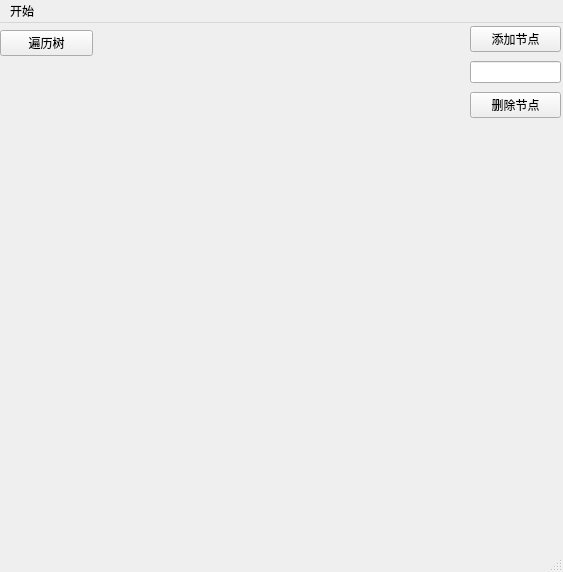
<?xml version="1.0" encoding="UTF-8"?>
<ui version="4.0">
 <class>MainWindow</class>
 <widget class="QMainWindow" name="MainWindow">
  <property name="geometry">
   <rect>
    <x>0</x>
    <y>0</y>
    <width>563</width>
    <height>572</height>
   </rect>
  </property>
  <property name="windowTitle">
   <string>MainWindow</string>
  </property>
  <widget class="QWidget" name="centralwidget">
   <widget class="QWidget" name="widget" native="true">
    <property name="geometry">
     <rect>
      <x>470</x>
      <y>0</y>
      <width>91</width>
      <height>101</height>
     </rect>
    </property>
    <layout class="QVBoxLayout" name="verticalLayout">
     <item>
      <widget class="QPushButton" name="addNode">
       <property name="text">
        <string>添加节点</string>
       </property>
      </widget>
     </item>
     <item>
      <widget class="QLineEdit" name="NodeInput"/>
     </item>
     <item>
      <widget class="QPushButton" name="deleteNode">
       <property name="text">
        <string>删除节点</string>
       </property>
      </widget>
     </item>
    </layout>
   </widget>
   <widget class="QWidget" name="widget_2" native="true">
    <property name="geometry">
     <rect>
      <x>0</x>
      <y>0</y>
      <width>93</width>
      <height>41</height>
     </rect>
    </property>
    <layout class="QHBoxLayout" name="horizontalLayout">
     <item>
      <widget class="QPushButton" name="preOrderTraversal">
       <property name="text">
        <string>遍历树</string>
       </property>
      </widget>
     </item>
    </layout>
   </widget>
  </widget>
  <widget class="QMenuBar" name="menubar">
   <property name="geometry">
    <rect>
     <x>0</x>
     <y>0</y>
     <width>563</width>
     <height>22</height>
    </rect>
   </property>
   <widget class="QMenu" name="menu">
    <property name="title">
     <string>开始</string>
    </property>
    <addaction name="actioncreatRandomTree"/>
   </widget>
   <addaction name="menu"/>
  </widget>
  <widget class="QStatusBar" name="statusbar"/>
  <action name="actioncreatRandomTree">
   <property name="text">
    <string>creatRandomTree</string>
   </property>
  </action>
 </widget>
 <resources/>
 <connections/>
</ui>
